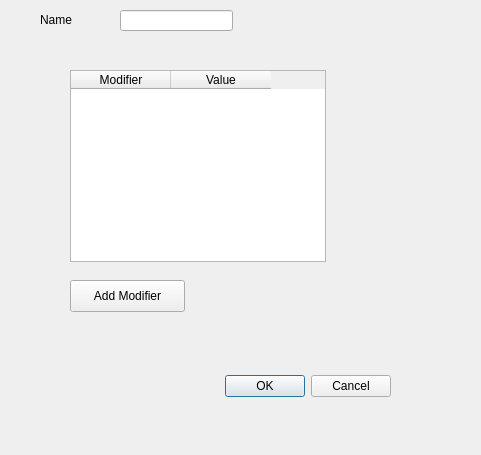
<?xml version="1.0" encoding="UTF-8"?>
<ui version="4.0">
 <class>skillDialog</class>
 <widget class="QDialog" name="skillDialog">
  <property name="geometry">
   <rect>
    <x>0</x>
    <y>0</y>
    <width>481</width>
    <height>455</height>
   </rect>
  </property>
  <property name="windowTitle">
   <string>Dialog</string>
  </property>
  <widget class="QDialogButtonBox" name="buttonBox">
   <property name="geometry">
    <rect>
     <x>50</x>
     <y>370</y>
     <width>341</width>
     <height>32</height>
    </rect>
   </property>
   <property name="orientation">
    <enum>Qt::Horizontal</enum>
   </property>
   <property name="standardButtons">
    <set>QDialogButtonBox::Cancel|QDialogButtonBox::Ok</set>
   </property>
  </widget>
  <widget class="QLabel" name="label">
   <property name="geometry">
    <rect>
     <x>40</x>
     <y>10</y>
     <width>62</width>
     <height>19</height>
    </rect>
   </property>
   <property name="text">
    <string>Name</string>
   </property>
  </widget>
  <widget class="QLineEdit" name="lineEdit">
   <property name="geometry">
    <rect>
     <x>120</x>
     <y>10</y>
     <width>113</width>
     <height>21</height>
    </rect>
   </property>
  </widget>
  <widget class="QTableWidget" name="tableWidget">
   <property name="geometry">
    <rect>
     <x>70</x>
     <y>70</y>
     <width>256</width>
     <height>192</height>
    </rect>
   </property>
   <column>
    <property name="text">
     <string>Modifier</string>
    </property>
   </column>
   <column>
    <property name="text">
     <string>Value</string>
    </property>
   </column>
  </widget>
  <widget class="QPushButton" name="pushButton">
   <property name="geometry">
    <rect>
     <x>70</x>
     <y>280</y>
     <width>115</width>
     <height>32</height>
    </rect>
   </property>
   <property name="text">
    <string>Add Modifier</string>
   </property>
  </widget>
 </widget>
 <resources/>
 <connections>
  <connection>
   <sender>buttonBox</sender>
   <signal>accepted()</signal>
   <receiver>skillDialog</receiver>
   <slot>accept()</slot>
   <hints>
    <hint type="sourcelabel">
     <x>248</x>
     <y>254</y>
    </hint>
    <hint type="destinationlabel">
     <x>157</x>
     <y>274</y>
    </hint>
   </hints>
  </connection>
  <connection>
   <sender>buttonBox</sender>
   <signal>rejected()</signal>
   <receiver>skillDialog</receiver>
   <slot>reject()</slot>
   <hints>
    <hint type="sourcelabel">
     <x>316</x>
     <y>260</y>
    </hint>
    <hint type="destinationlabel">
     <x>286</x>
     <y>274</y>
    </hint>
   </hints>
  </connection>
 </connections>
</ui>
